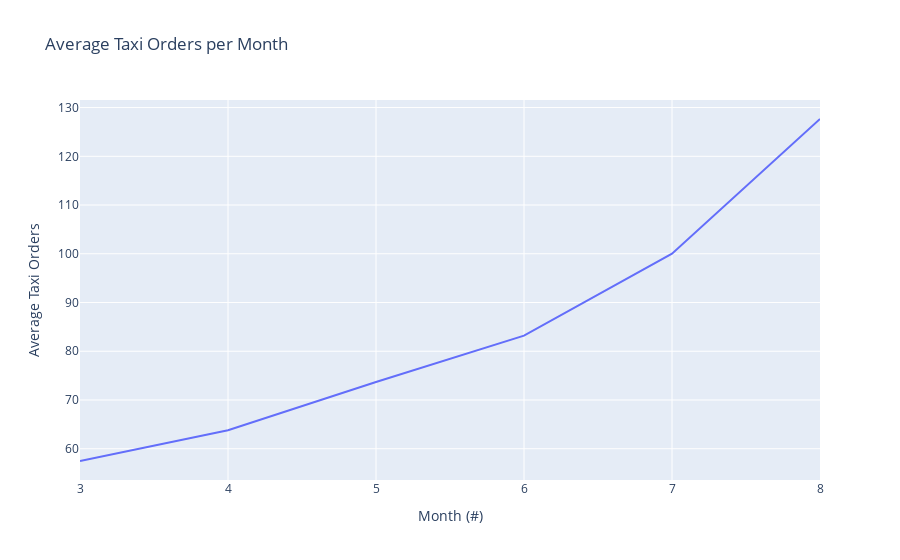

The notebook cell saved with this chart:
### Code cell
fig = px.line(grouped_data_mean, 
              title="Average Taxi Orders per Month",
              labels={
                     "datetime": "Month (#)",
                     "value": "Average Taxi Orders"
                 })

fig.update_layout(showlegend=False)

fig.show()

### Figure 1 — Plotly figure (JSON) as saved in the notebook; plotly's stock layout.template omitted (floating-point values rounded to 4 significant figures)
{"data": [{"hovertemplate": "variable=num_orders<br>Month (#)=%{x}<br>Average Taxi Orders=%{y}<extra></extra>", "legendgroup": "num_orders", "line": {"color": "#636efa", "dash": "solid"}, "marker": {"symbol": "circle"}, "mode": "lines", "name": "num_orders", "orientation": "v", "showlegend": true, "type": "scatter", "x": [3, 4, 5, 6, 7, 8], "xaxis": "x", "y": [57.48, 63.8, 73.68, 83.2, 100.0, 127.7], "yaxis": "y"}], "layout": {"legend": {"title": {"text": "variable"}, "tracegroupgap": 0}, "showlegend": false, "title": {"text": "Average Taxi Orders per Month"}, "xaxis": {"anchor": "y", "domain": [0, 1], "title": {"text": "Month (#)"}}, "yaxis": {"anchor": "x", "domain": [0, 1], "title": {"text": "Average Taxi Orders"}}}}
